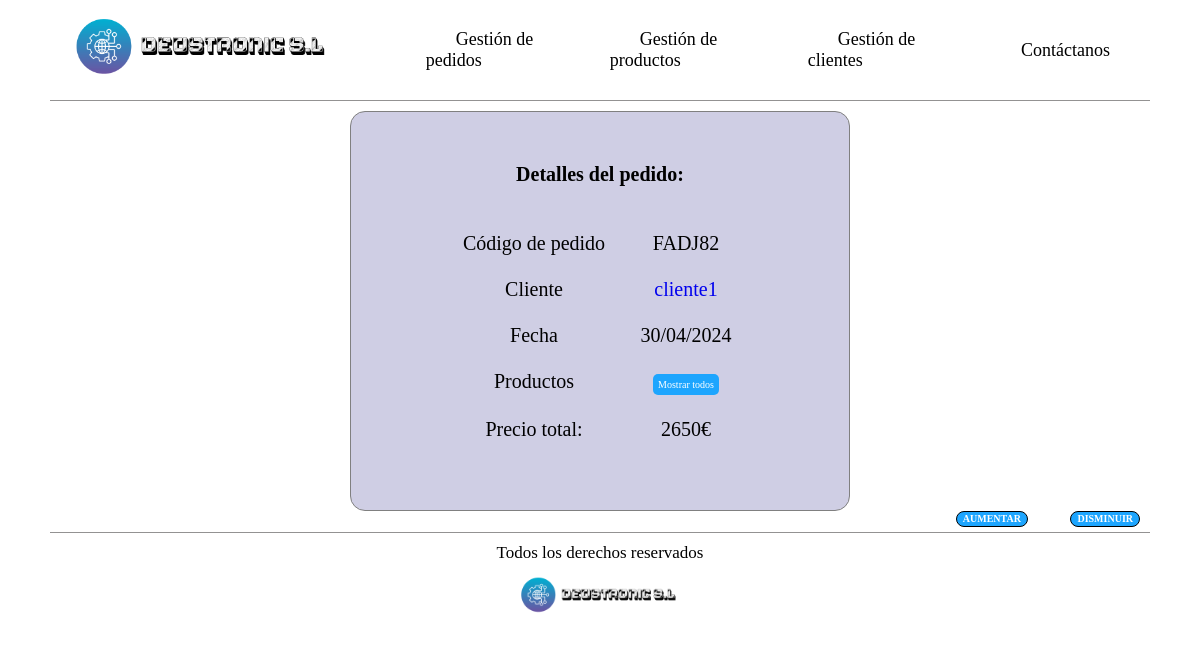
The page /deustronic/pedido/FADJ82 on the database its author committed.
### empresaDjango/models.py (models this page shows, shortened)
class Pedido(models.Model):
    cliente = models.ForeignKey(Cliente, on_delete=models.CASCADE)
    cod_pedido = models.CharField(max_length=10, unique=True)
    fecha = models.DateField()
    precio_total = models.IntegerField(default=0)
    estado = models.BooleanField(default=False)
    def calcular_precio_total(self):
        precio_total = 0
        for producto_pedido in self.productopedido_set.all():
            precio_total += producto_pedido.producto.precio_unidad * producto_pedido.cantidad
        return precio_total

class Cliente(models.Model):
    cif = models.CharField(max_length=10, unique=True)
    nombre_empresa = models.CharField(max_length=10)
    direccion = models.CharField(max_length=50)
    contacto = models.CharField(max_length=10)

### empresaDjango/views.py (the view)
# urls.py: path('pedido/<str:cod_pedido>', views.detail_pedido, name='detail_ped'),
def detail_pedido(request, cod_pedido):
    pedido = get_object_or_404(Pedido, cod_pedido=cod_pedido)
    precio_total = pedido.calcular_precio_total()
    pedido.precio_total = precio_total
    pedido.save()
    detalles_pedido = ProductoPedido.objects.filter(pedido=pedido)
    context = {
        'pedido': pedido,
        'detalles_pedido': detalles_pedido,
    }
    return render(request, 'detail_pedido.html', context)

### empresaDjango/templates/detail_pedido.html (shortened to what this page needs)
{% extends 'base.html' %}
{% load static %}
{% block contenido %}
    <div class="contenedor-principal-detail">
        <div class="contenedor-central">
            <h1>Detalles del pedido:</h1>
            <table class="detalle-pedidos">
                <tr>
                    <td>Código de pedido</td>
                    <td>{{ pedido.cod_pedido }}</td>
                </tr>
                <tr>
                    <td>Cliente</td>
                    <td>
                        <a href="{% url 'detail_cli' pedido.cliente.cif %}">
                            {{ pedido.cliente.nombre_empresa }}
                        </a>
                    </td>
                </tr>
                <tr>
                    <td>Fecha</td>
                    <td>{{ pedido.fecha|date:"d/m/Y" }}</td>
                </tr>
                <tr>
                    <td>Productos</td>
                    <td><a class="boton_mostrar" id="mostrar">Mostrar todos</a></td>
                </tr>
                <tr>
                    <td>Precio total:</td>
                    <td>{{ pedido.precio_total }}€</td>
                </tr>
            </table>
        </div>
    </div>
{% endblock %}

### empresaDjango/static/css/styles.css (style rules this page uses)
html { box-sizing: border-box; font-size: 62.5%; background-color: white; }
*, *:before, * after { box-sizing: inherit; }
a { text-decoration: none; }
.contenedor-principal-detail { margin: 1rem 5rem 0rem 5rem; display: flex; justify-content: center; align-items: center; min-height: 35rem; }
.contenedor-central { display: flex; flex-direction: column; align-items: center; justify-content: center; min-width: 50rem; min-height: 40rem; border-radius: 1.5rem; border: 1px solid grey; background-color: rgba(97, 93, 167, 0.3); }
.contenedor-central h1 { padding-bottom: 2rem; }
.detalle-pedidos { margin: 1rem 1rem 1rem 3rem; font-size: 2rem; text-align: center; }
.detalle-pedidos td { text-align: center; }
.detalle-pedidos td { width: 15rem; padding-bottom: 2rem; }
.contenedor-central h1 { margin-right: 0; }
.boton_mostrar, .boton_ocultar { padding: 0.5rem 0.5rem; background-color: #1DA5FE; color: white; text-align: center; font-size: 1rem; border-radius: 5px; transition: background-color 0.3s ease; width: 7.5rem; height: 2.15rem; cursor: pointer; }

### rows shown on the page
Pedido: cod_pedido "FADJ82", cliente.nombre_empresa "cliente1", fecha "30/04/2024", precio_total "2650"
